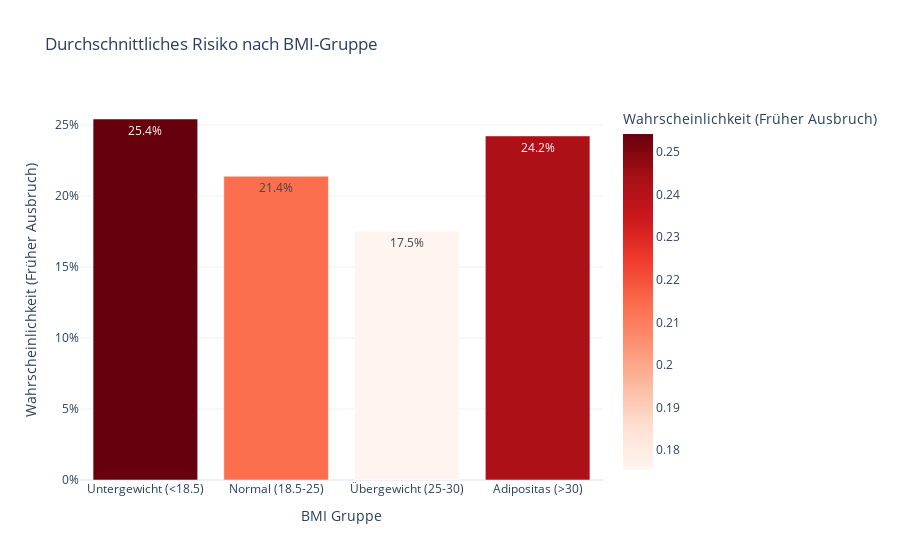

The cell this chart's notebook holds for it:
### Code cell
# ---------------------------------------------------------
# 2. BMI Analyse (Vereinfacht: Balkendiagramm)
# ---------------------------------------------------------
# Wir schauen uns nur den DURCHSCHNITT an, das ist einfacher zu lesen als Boxplots.
bins = [0, 18.5, 25, 30, 100]
labels = ['Untergewicht (<18.5)', 'Normal (18.5-25)', 'Übergewicht (25-30)', 'Adipositas (>30)']
df_analyze['bmi_group'] = pd.cut(df_analyze['bmi'], bins=bins, labels=labels)

df_bmi_mean = df_analyze.groupby('bmi_group', observed=True)['risk_score'].mean().reset_index()

fig1 = px.bar(
    df_bmi_mean, 
    x='bmi_group', 
    y='risk_score',
    text_auto='.1%', # Zeigt %-Wert direkt auf dem Balken
    title='Durchschnittliches Risiko nach BMI-Gruppe',
    labels={'risk_score': 'Wahrscheinlichkeit (Früher Ausbruch)', 'bmi_group': 'BMI Gruppe'},
    color='risk_score',
    color_continuous_scale='Reds',
    template="plotly_white"
)
fig1.update_layout(yaxis_tickformat='.0%') # Y-Achse als Prozent formatieren
fig1.show()

### Figure 1 — Plotly figure (JSON) as saved in the notebook; plotly's stock layout.template omitted (floating-point values rounded to 4 significant figures)
{"data": [{"hovertemplate": "BMI Gruppe=%{x}<br>Wahrscheinlichkeit (Früher Ausbruch)=%{marker.color}<extra></extra>", "legendgroup": "", "marker": {"color": [0.2542, 0.2139, 0.1754, 0.2423], "coloraxis": "coloraxis", "pattern": {"shape": ""}}, "name": "", "orientation": "v", "showlegend": false, "textposition": "auto", "texttemplate": "%{y:.1%}", "type": "bar", "x": ["Untergewicht (<18.5)", "Normal (18.5-25)", "Übergewicht (25-30)", "Adipositas (>30)"], "xaxis": "x", "y": [0.2542, 0.2139, 0.1754, 0.2423], "yaxis": "y"}], "layout": {"barmode": "relative", "coloraxis": {"colorbar": {"title": {"text": "Wahrscheinlichkeit (Früher Ausbruch)"}}, "colorscale": [[0, "rgb(255,245,240)"], [0.125, "rgb(254,224,210)"], [0.25, "rgb(252,187,161)"], [0.375, "rgb(252,146,114)"], [0.5, "rgb(251,106,74)"], [0.625, "rgb(239,59,44)"], [0.75, "rgb(203,24,29)"], [0.875, "rgb(165,15,21)"], [1, "rgb(103,0,13)"]]}, "legend": {"tracegroupgap": 0}, "title": {"text": "Durchschnittliches Risiko nach BMI-Gruppe"}, "xaxis": {"anchor": "y", "domain": [0, 1], "title": {"text": "BMI Gruppe"}}, "yaxis": {"anchor": "x", "domain": [0, 1], "tickformat": ".0%", "title": {"text": "Wahrscheinlichkeit (Früher Ausbruch)"}}}}
